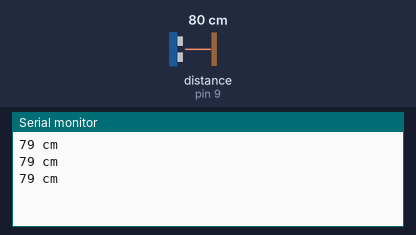
Simulated run of this sketch. Board: Arduino Uno, built with avr-gcc and run on an emulated ATmega328P. On the bench: the last lines printed to the serial monitor. Wiring (inferred from the names in the program): ultrasonic range finder: trigger pin 10; echo pin 9. The test bench sets the inputs (shaded band); at power-on: distance to the obstacle (sensor on pin 9) 80 cm. The echo pulse lasts 58.3 µs per cm.

Above: at 1.3 s.
1.4 s: distance to the obstacle (sensor on pin 9) set to 2 cm
At 1.9 s:
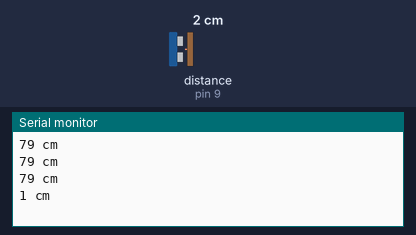
2.9 s: distance to the obstacle (sensor on pin 9) set to 4 cm
At 3.4 s:
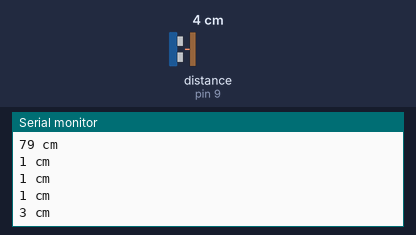
Timing chart, 0 to 5.9 s (numbered marks = the images above; inputs shaded):
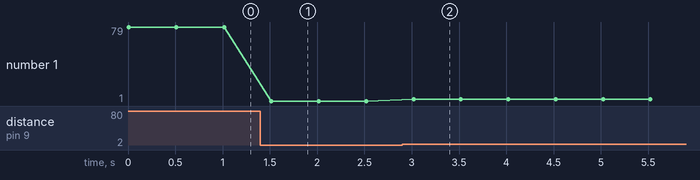

The sketch:

training14_Ultrasonic_Distance_Sensor_b.ino
```cpp
#define trigPin 10
#define echoPin 9

void setup() {
  // put your setup code here, to run once:
  Serial.begin(9600);
  pinMode(trigPin, OUTPUT);
  pinMode(echoPin, INPUT);
}

void loop() {
  ultrasonic();
}

void ultrasonic() {
  long duration, distance;
  digitalWrite(trigPin, LOW);
  delayMicroseconds(2);
  digitalWrite(trigPin, HIGH);
  delayMicroseconds(10);
  digitalWrite(trigPin, LOW);
  duration = pulseIn(echoPin, HIGH); // Tyle czasu wracał ping.
  distance = (duration / 2) / 29.1; // Konwertujemy powyższą wartość na centymetry z prędkości dźwięku.

  if (distance >= 2000 || distance <= 0){
   Serial.println("Out of range");
   }
  else {
   Serial.print(distance);
   Serial.println(" cm");
   }
  delay(500);
}
```

Measured:
- after the input at 1.4 s, the serial monitor: prints a new line after 0.12 s (image 1)
- after the input at 2.9 s, the serial monitor: prints a new line after 0.12 s (image 2)
- plotted number 1: 79 → 1 after the input at 1.4 s, 1 → 3 after the input at 2.9 s
